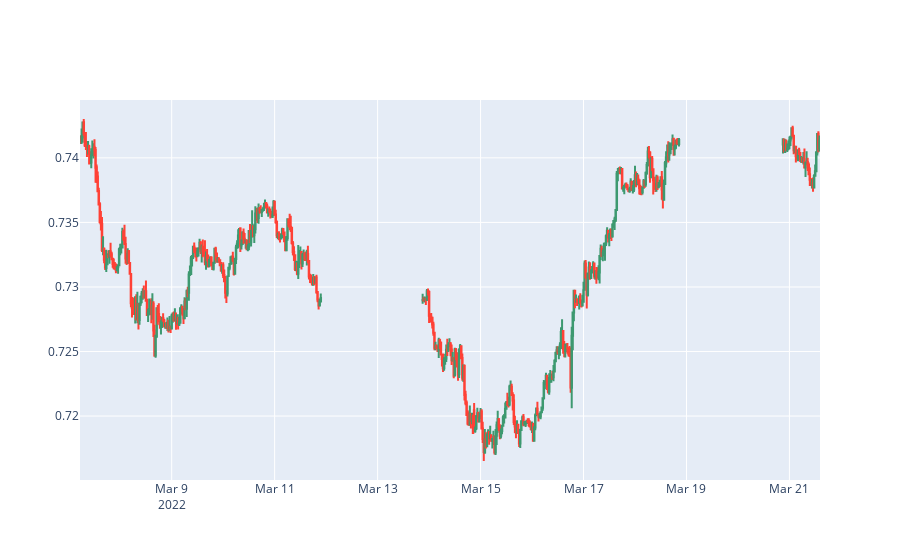

Source (notebook cell):
### Code cell
import plotly.graph_objects as go
import pandas as pd
from konjac2.service.fetcher import fetch_data

data = fetch_data("AUD_USD", "M30", False)

fig = go.Figure(data=[go.Candlestick(x=data.index,
                open=data.open, high=data.high,
                low=data.low, close=data.close)
                     ])

fig.update_layout(xaxis_rangeslider_visible=False)
fig.show()

### Figure 1 — Plotly figure (JSON) as saved in the notebook; plotly's stock layout.template omitted (floating-point values rounded to 4 significant figures; data arrays with more than 128 entries replaced by an {"elided": "..."} marker saying what was removed)
{"data": [{"close": {"elided": "500 float values"}, "high": {"elided": "500 float values"}, "low": {"elided": "500 float values"}, "open": {"elided": "500 float values"}, "type": "candlestick", "x": {"elided": "500 str values"}}], "layout": {"xaxis": {"rangeslider": {"visible": false}}}}
